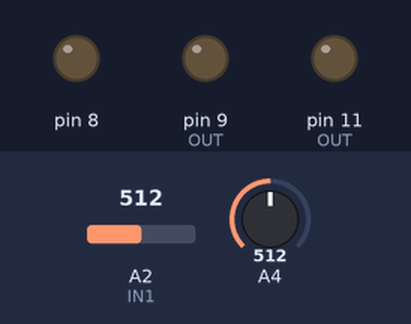
A sketch run on a simulated Arduino Uno, built with avr-gcc and run on an emulated ATmega328P. Shown: output pins drawn as LEDs (lit = HIGH). The inputs (shaded band) are chosen by the test bench; at power-on: A4 = 512, A2 (IN1) = 512. Random numbers use the default seed unless the sketch sets one.

Above: at 1.2 s.
1.3 s: A4 set to 528
At 2.7 s:
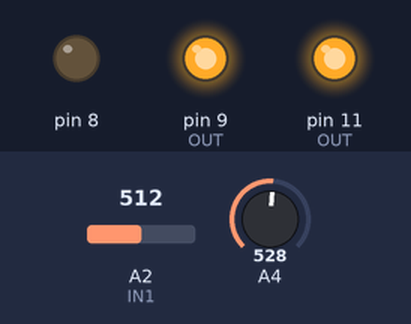
Timing chart, 0 to 4.3 s (numbered marks = the images above; inputs shaded):
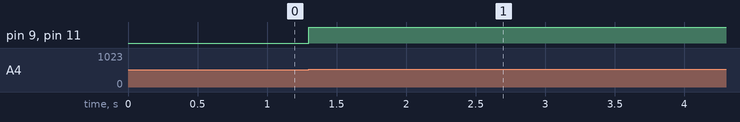

Measured:
- the behaviour switches between 512 and 513 on A4 (found by bisection; images 0 and 1)
- after the input at 1.3 s, pin 9 (OUT), pin 11 (OUT): LOW → HIGH at once

The sketch:

Grains-BernoulliGate.ino
```cpp
// (licence header left out)
void setup()
{
  pinMode(A1, INPUT); // IN2 / Pot2
  pinMode(A2, INPUT); // IN1 / Pot1
  pinMode(A4, INPUT); // A
  pinMode(8, OUTPUT); // D
  pinMode(9, OUTPUT); // OUT (Mozzi mode)
  pinMode(11, OUTPUT); // OUT (Grains mode)

  // initialize the outport PINs
  digitalWrite(8, LOW);
  digitalWrite(9, LOW);
  digitalWrite(11, LOW);

  // initialize the pseudo-random number generator
  // based on the position of IN1 / Pot1
  randomSeed(analogRead(A2));
}


boolean gate = false;
boolean oldgate = false;

void loop()
{
  // Check for gate on GRAINS input "A" (Arduino Pin A4)
  // "analogRead()" returns values between 0 and 1023
  // If the value is bigger than 512, this is considered as "gate on"
  gate = analogRead(A4) > 512;

  // React only if the state of input "A" changed
  if (oldgate != gate) {
    if (gate) {
      // Output probability depends on the value of "P1":
      // -> The more P1 is turned to the left, the more "OUT" will be triggered
      // -> The more P1 is turned to the right, the more "D" will be triggered
      if (random(1024) > analogRead(A2)) {
        digitalWrite(8, HIGH); // send gate to "D"
        digitalWrite(9, LOW); digitalWrite(11, LOW);
      } else {
        // Send gate to "OUT". Switch setting to "G" or "M" does not
        // matter because both outputs are set
        digitalWrite(9, HIGH); digitalWrite(11, HIGH);
        digitalWrite(8, LOW);
      }
    } else {
      // No gate on input "A" -> set all outputs to zero in "normal" mode.
      // In "latch" mode (Pot2 turned to the right) outputs will stay high.
      if (analogRead(A1) < 512) {
        digitalWrite(8, LOW); digitalWrite(9, LOW); digitalWrite(11, LOW);
      }
    }
    oldgate = gate;
  }
}
```
